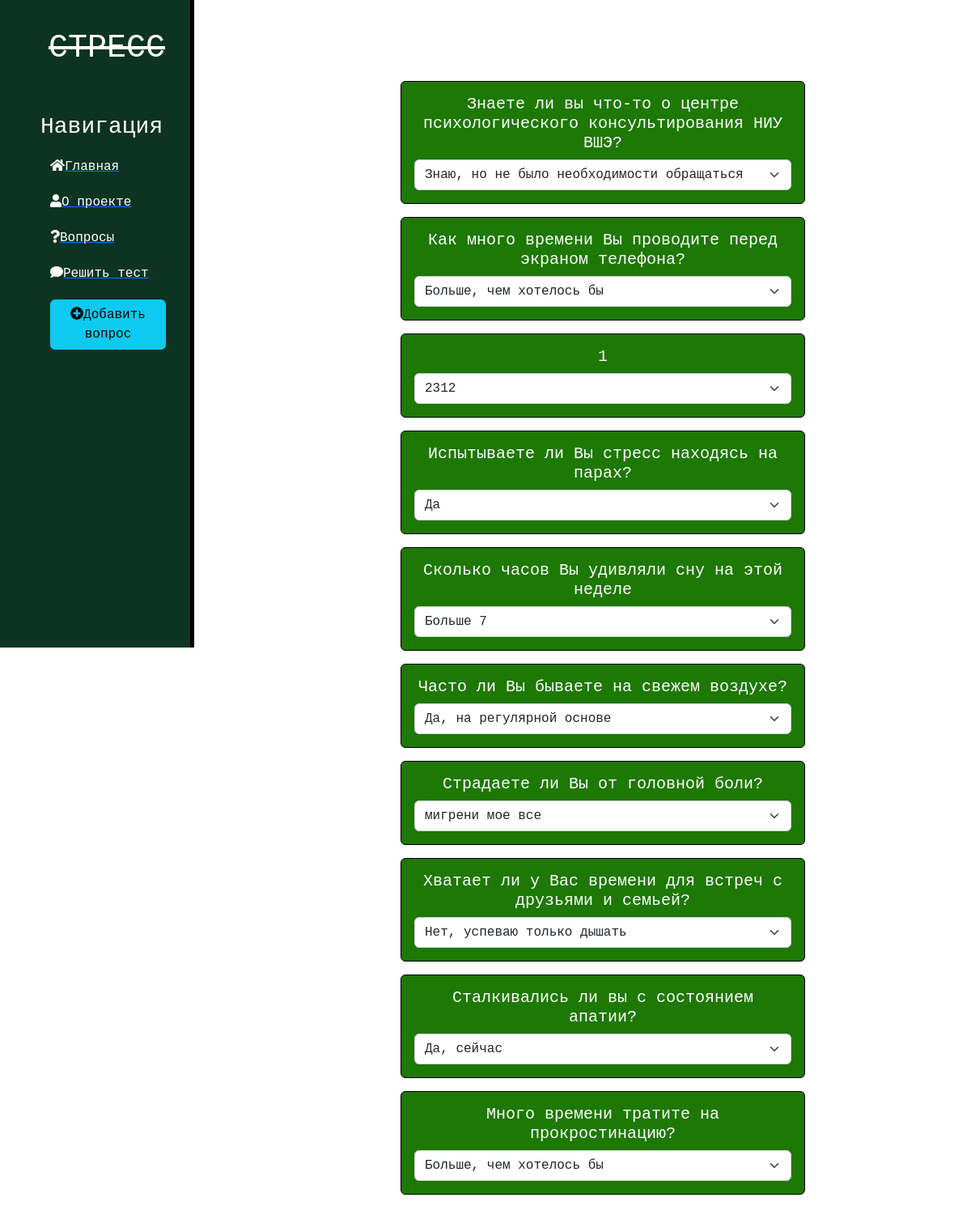
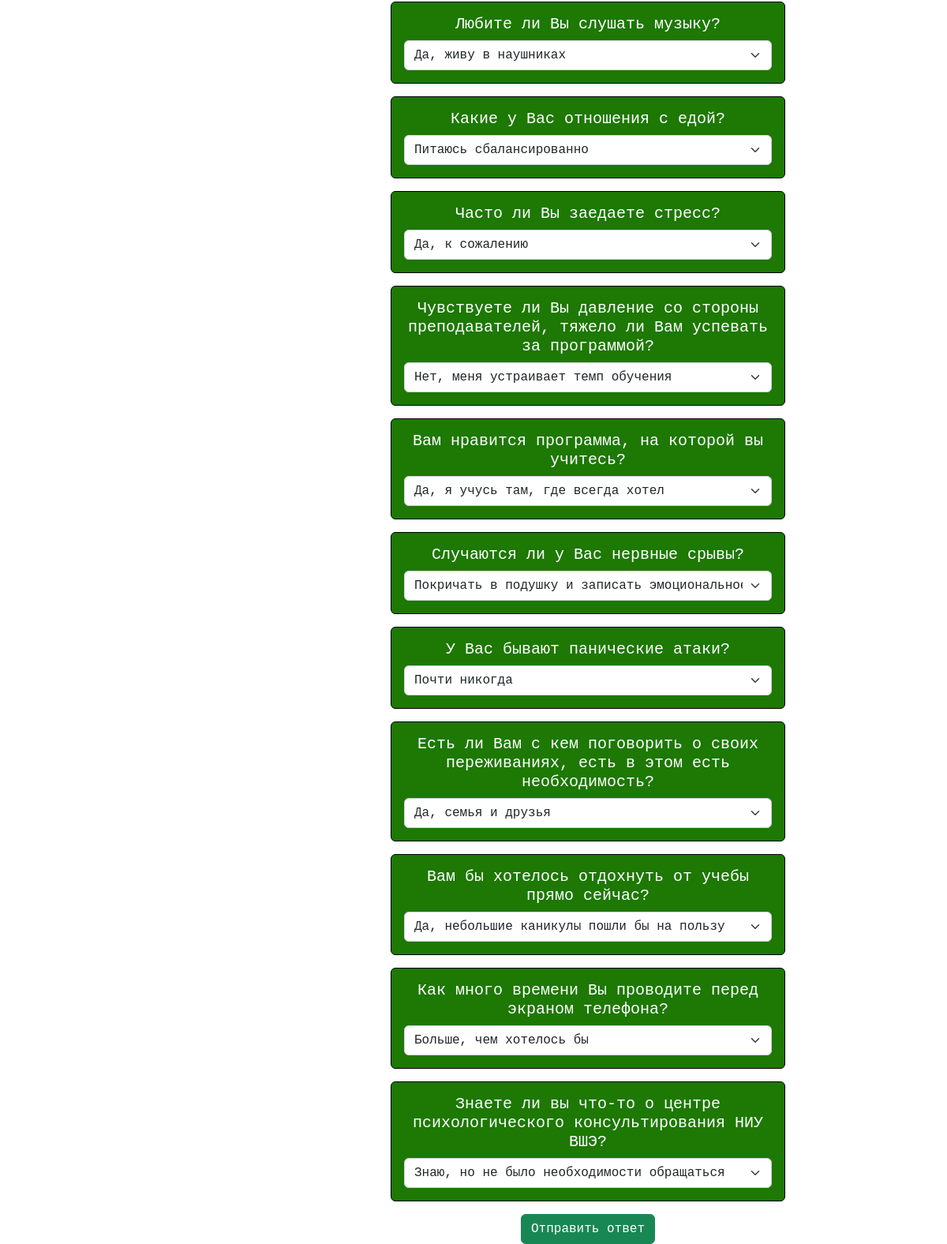
The app's page /news/tests with its own data (2 pictures, top to bottom).
### news/models.py (models this page shows, shortened)
class Test(models.Model):
    title = models.CharField('Название вопроса', max_length=50)
    anons = models.CharField('Вопрос', max_length=250)
    ans1 = models.TextField('Вариант ответа 1')
    pr1 = models.IntegerField('Цена ответа в баллах',default=1)
    ans2 = models.TextField('Вариант ответа 2')
    pr2 = models.IntegerField('Цена ответа в баллах',default=2)
    ans3 = models.TextField('Вариант ответа 3')
    pr3 = models.IntegerField('Цена ответа в баллах',default=3)
    class Meta:
        verbose_name = 'Вопрос'
        verbose_name_plural = 'Вопросы'

### news/views.py (the view)
# urls.py: path('tests', views.test_work, name='tests_work'),
def test_work(request):
    error = ''
    if request.method == "POST":
        form = Testans(request.POST)
        if not (form.is_valid()):
            return redirect('home')
        else:
            error = 'Форма была неккорктна'
    tests = Test.objects.order_by('id')
    form = Testans
    data = {
        'form': form,
        'error': error,
        'tests': tests
    }
    return render(request, 'news/test_work.html', data)

### news/templates/news/test_work.html (shortened to what this page needs)
{% extends 'main/base.html' %}
{% block content %}
    <div class="features">
        {% if tests %}
        <form method="post" id="data">
            {% for el in tests %}
                <div class="alert alert-info">
                    <h5>{{el.anons}}</h5>
                    <select class="form-select" aria-label="Default select example" form="data" id="select">
                        <option value="{{el.pr1}}">{{el.ans1}}</option>
                    </select>
                </div>
            {% endfor %}
            <button class="btn btn-success" onclick="alertNum()" >Отправить ответ</button>
        </form>
        {% else %}
         <p> У вас нет записей</p>
        {% endif %}
    </div>
{% endblock %}

### main/templates/main/base.html (shortened to what this page needs)
{% load static %}
<!DOCTYPE html>
<html lang="en">
<head>
    <link rel="stylesheet" href="https://cdn.jsdelivr.net/npm/bootstrap@5.2.3/dist/css/bootstrap.min.css">
    <link rel="stylesheet" href="{% static 'main/css/style.css' %}">
    <link rel="stylesheet" href="https://use.fontawesome.com/releases/v5.8.2/css/all.css">
</head>
<body>
<aside>
    <span class="logo" >СТРЕСС</span>
    <h3>Навигация</h3>
    <ul>
        <a href="{% url 'home' %}"><li><i class="fas fa-home"></i>Главная</li></a>
        <a href="{% url 'about' %}"><li><i class="fas fa-solid fa-user"></i>О проекте</li></a>
        <a href="{% url 'test_home' %}"><li><i class="fas fa-solid fa-question"></i>Вопросы</li></a>
        <a href="{% url 'tests_work' %}"><li><i class="fas fa-solid fa-comment"></i>Решить тест</li></a>
        <a href="{% url 'create_test' %}"><li><button class="btn btn-info"><i class="fas fa-plus-circle"></i>Добавить вопрос</button> </li></a>
    </ul>
</aside>
<main>
    {% block content %}
    {% endblock %}
</main>
</body>
</html>

### main/static/main/css/style.css (style rules this page uses)
body { background: url('https://catherineasquithgallery.com/uploads/posts/2021-02/1614434684_11-p-fon-temno-zelenikh-listev-15.jpg') no-repeat ; background-size:100%; background-attachment: fixed; }
aside { position: fixed; float: left; background-color: #0D3422; width: 20%; padding: 2.5%; height: 100vh; color: #fff; border-right: 5px solid #000000; }
body { font-family: Courier, monospace }
aside .logo { font-size: 40px; margin-left: 30px; text-decoration: line-through; }
aside h3 { margin-left:20px; margin-top: 50px; font-size: 28px; }
aside ul { list-style: none; }
aside ul li { color: #fff; display: block; margin-top:20px; transform: all .6s .easy; }
main .features { float: left; color: #fff; margin-top:50px; padding-left: 35%; text-align: center; weight:75% }
form { margin-left: 15%; width:500px; margin-top: 50px; }
.alert-info { --bs-alert-color: #fff; --bs-alert-bg: #1d7804; --bs-alert-border-color: #000; }

### records on screen
Test: anons "Знаете ли вы что-то о центре психологического консультирования НИУ ВШЭ?", ans1 "Знаю, но не было необходимости обращаться"
Test: anons "Как много времени Вы проводите перед экраном телефона?", ans1 "Больше, чем хотелось бы"
Test: anons "1", ans1 "2312"
Test: anons "Испытываете ли Вы стресс находясь на парах?", ans1 "Да"
Test: anons "Сколько часов Вы удивляли сну на этой неделе", ans1 "Больше 7"
Test: anons "Часто ли Вы бываете на свежем воздухе?", ans1 "Да, на регулярной основе"
Test: anons "Страдаете ли Вы от головной боли?", ans1 "мигрени мое все"
Test: anons "Хватает ли у Вас времени для встреч с друзьями и семьей?", ans1 "Нет, успеваю только дышать"
Test: anons "Сталкивались ли вы с состоянием апатии?", ans1 "Да, сейчас"
Test: anons "Много времени тратите на прокростинацию?", ans1 "Больше, чем хотелось бы"
Test: anons "Любите ли Вы слушать музыку?", ans1 "Да, живу в наушниках"
Test: anons "Какие у Вас отношения с едой?", ans1 "Питаюсь сбалансированно"
Test: anons "Часто ли Вы заедаете стресс?", ans1 "Да, к сожалению"
Test: anons "Чувствуете ли Вы давление со стороны преподавателей, тяжело ли Вам успевать за программой?", ans1 "Нет, меня устраивает темп обучения"
Test: anons "Вам нравится программа, на которой вы учитесь?", ans1 "Да, я учусь там, где всегда хотел"
Test: anons "Случаются ли у Вас нервные срывы?", ans1 "Покричать в подушку и записать эмоциональное гс - это святое"
Test: anons "У Вас бывают панические атаки?", ans1 "Почти никогда"
Test: anons "Есть ли Вам с кем поговорить о своих переживаниях, есть в этом есть необходимость?", ans1 "Да, семья и друзья"
Test: anons "Вам бы хотелось отдохнуть от учебы прямо сейчас?", ans1 "Да, небольшие каникулы пошли бы на пользу"
Test: anons "Как много времени Вы проводите перед экраном телефона?", ans1 "Больше, чем хотелось бы"
Test: anons "Знаете ли вы что-то о центре психологического консультирования НИУ ВШЭ?", ans1 "Знаю, но не было необходимости обращаться"
